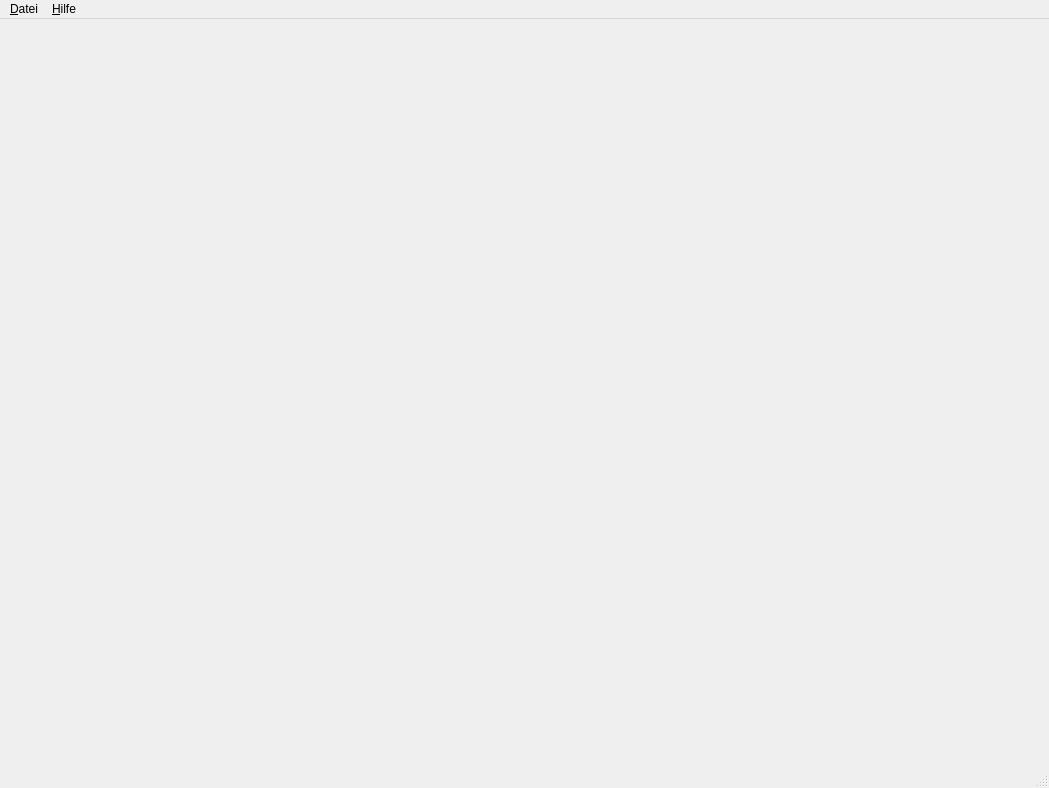
<?xml version="1.0" encoding="UTF-8"?>
<ui version="4.0">
 <class>MainWindow</class>
 <widget class="QMainWindow" name="MainWindow">
  <property name="geometry">
   <rect>
    <x>0</x>
    <y>0</y>
    <width>1049</width>
    <height>788</height>
   </rect>
  </property>
  <property name="windowTitle">
   <string>MainWindow</string>
  </property>
  <widget class="QWidget" name="centralwidget"/>
  <widget class="QMenuBar" name="menubar">
   <property name="geometry">
    <rect>
     <x>0</x>
     <y>0</y>
     <width>1049</width>
     <height>26</height>
    </rect>
   </property>
   <widget class="QMenu" name="menu_Datei">
    <property name="title">
     <string>&amp;Datei</string>
    </property>
    <addaction name="actionQuit"/>
   </widget>
   <widget class="QMenu" name="menu_Hilfe">
    <property name="title">
     <string>&amp;Hilfe</string>
    </property>
    <addaction name="actionAbout"/>
   </widget>
   <addaction name="menu_Datei"/>
   <addaction name="menu_Hilfe"/>
  </widget>
  <widget class="QStatusBar" name="statusbar"/>
  <action name="actionQuit">
   <property name="text">
    <string>&amp;Beenden</string>
   </property>
  </action>
  <action name="actionAbout">
   <property name="text">
    <string>&amp;Info...</string>
   </property>
  </action>
 </widget>
 <resources/>
 <connections/>
</ui>
